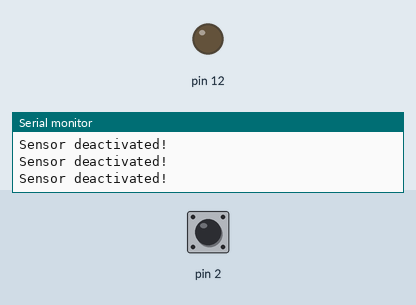
This sketch was run on a simulated Arduino Uno, built with avr-gcc and run on an emulated ATmega328P. Parts: output pins drawn as LEDs (lit = HIGH), the last lines printed to the serial monitor. The test bench sets the inputs (shaded band); at power-on: pin 2 LOW.

Above: at 1.2 s.
1.3 s: pin 2 driven HIGH
At 2.4 s:
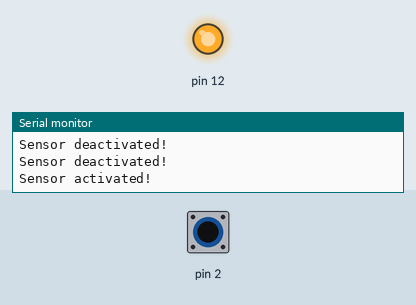
2.8 s: pin 2 driven LOW
At 3.9 s:
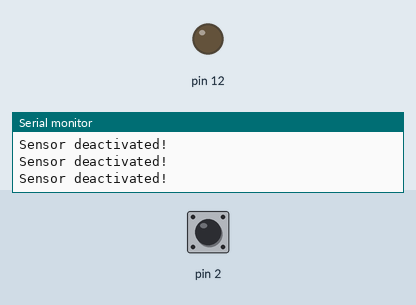
5.8 s: pin 2 pulsed HIGH 2 times (0.12 s each, 0.3 s apart)
At 7.3 s:
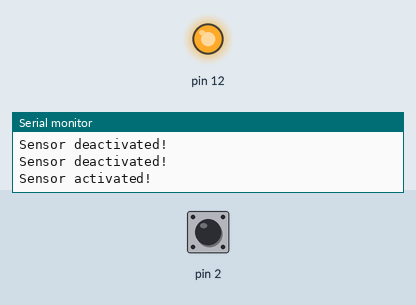
9.4 s: pin 2 pulsed HIGH 5 times (0.12 s each, 0.3 s apart)
At 12.4 s:
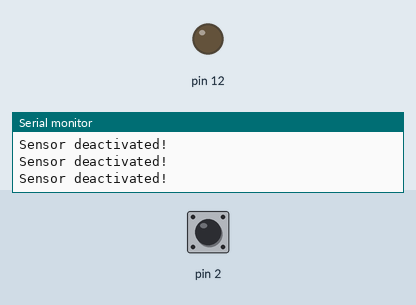
Timing chart, 0 to 13.9 s (numbered marks = the images above; inputs shaded):
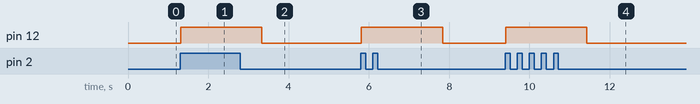

Measured:
- after the input at 1.3 s, pin 12: LOW → HIGH at once
- after the input at 2.8 s, pin 12: HIGH → LOW after 0.53 s
- after the input at 5.8 s, pin 12: LOW → HIGH at once, → LOW 2.0 s later
- after the input at 9.4 s, pin 12: LOW → HIGH at once, → LOW 2.0 s later

The sketch:

PIR_Sensor_Dectect_Human_to_Glow_LED.ino
```cpp
int sensorState = 0;

void setup()
{
  pinMode(2, INPUT);
  pinMode(12, OUTPUT);
  Serial.begin(9600);
}

void loop()
{
  // read the state of the sensor/digital input
  sensorState = digitalRead(2);
  // check if sensor pin is HIGH. if it is, set the
  // LED on.
  if (sensorState == HIGH) {
    digitalWrite(12, 1);
    Serial.println("Sensor activated!");
    delay(2000);
  } else {
    digitalWrite(12, 0);
    Serial.println("Sensor deactivated!");

  }
  // Delay a little bit to improve simulation performance
}
```
